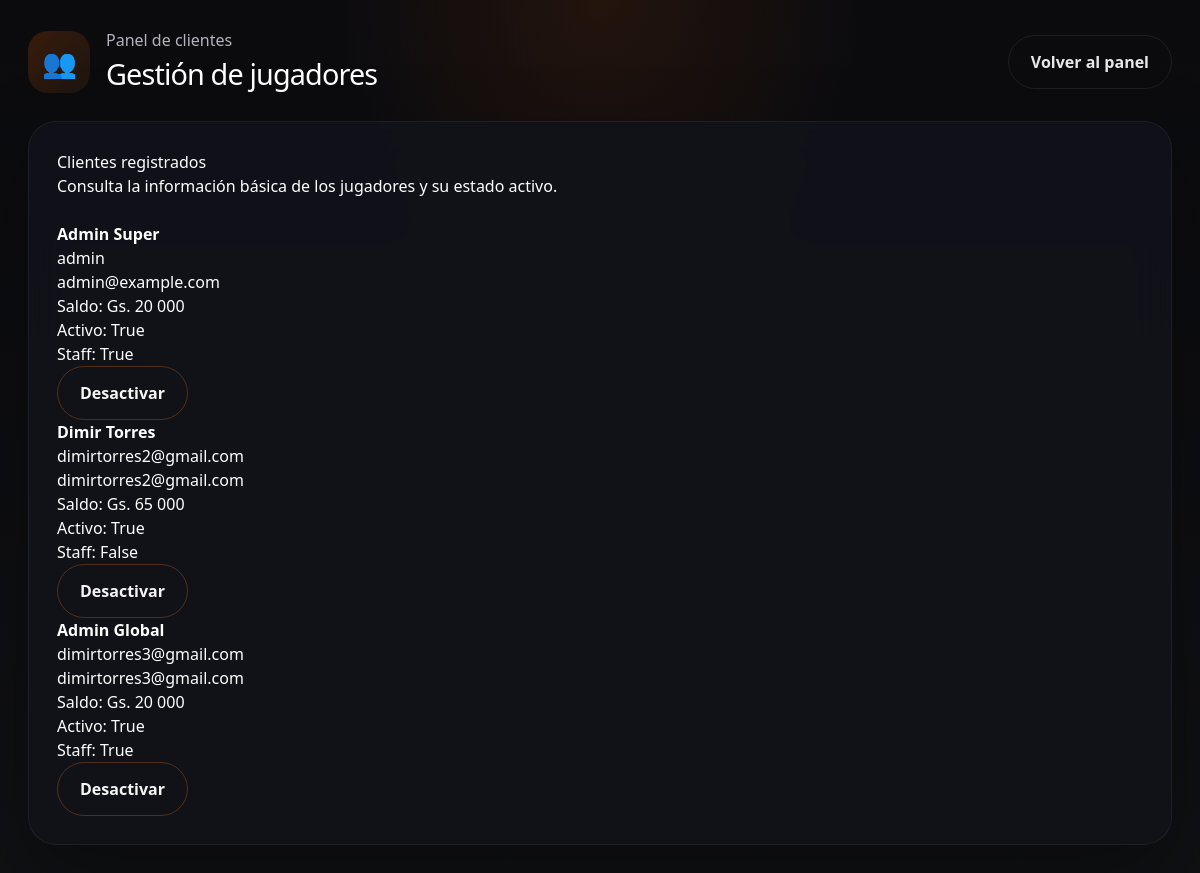
/admin-panel/clientes/ (signed in), run on an earlier commit of the app's database.
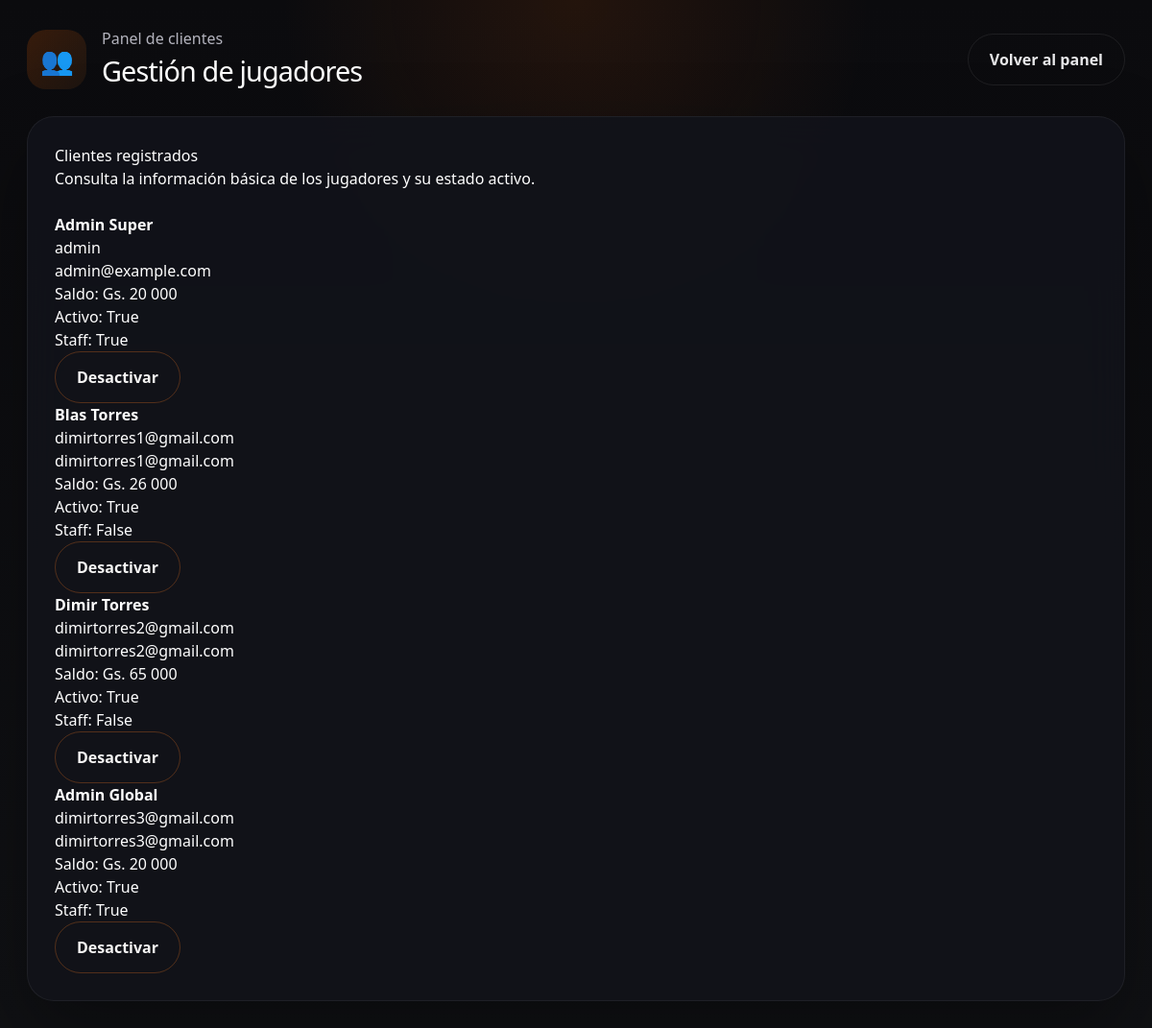
And on a later commit of the database.
### casino/models.py (models this page shows)
class Player(AbstractUser):
    nombre = models.CharField(max_length=64, verbose_name=_("Nombres"))
    apellido = models.CharField(max_length=64, verbose_name=_("Apellidos"))
    edad = models.PositiveSmallIntegerField(verbose_name=_("Edad"), validators=[validar_edad_mayoria])
    sexo = models.CharField(max_length=16, choices=[("M", "Masculino"), ("F", "Femenino"), ("O", "Otro")], verbose_name=_("Sexo"))
    estado_civil = models.CharField(
        max_length=24,
        choices=[
            ("soltero", "Soltero"),
            ("casado", "Casado"),
            ("divorciado", "Divorciado"),
            ("viudo", "Viudo"),
            ("union_libre", "Unión libre"),
        ],
        verbose_name=_("Estado Civil"),
    )
    saldo = EncryptedDecimalField(
        max_digits=14,
        decimal_places=0,
        default=20000,
        verbose_name=_("Saldo Disponible (Gs.)"),
        help_text=_("Saldo cifrado en Guaraníes."),
    )
    recibio_regalo = models.BooleanField(
        default=False,
        verbose_name=_("Recibió bono de bienvenida"),
        help_text=_("Marca si el usuario obtuvo el regalo de los primeros registros."),
    )
    slot_play_count = models.PositiveIntegerField(
        default=0,
        verbose_name=_("Jugadas consecutivas de tragamonedas"),
        help_text=_("Contador acumulado de giros de tragamonedas para habilitar jackpots de retención."),
    )
    bonus_balance = models.DecimalField(
        max_digits=14,
        decimal_places=0,
        default=0,
        verbose_name=_("Saldo de bono"),
    )
    bonus_rollover = models.DecimalField(
        max_digits=14,
        decimal_places=0,
        default=0,
        verbose_name=_("Rollover acumulado"),
    )
    bonus_rollover_target = models.DecimalField(
        max_digits=14,
        decimal_places=0,
        default=0,
        verbose_name=_("Meta de rollover"),
    )
    free_spins = models.PositiveIntegerField(
        default=0,
        verbose_name=_("Giros gratis disponibles"),
    )
    REQUIRED_FIELDS = ["email", "nombre", "apellido", "edad", "sexo", "estado_civil"]
    class Meta:
        verbose_name = "Jugador"
        verbose_name_plural = "Jugadores"

### casino/views.py (the view)
# urls.py: path("admin-panel/clientes/", views.clientes, name="clientes"),
@login_required
@user_passes_test(is_admin)
def clientes(request):
    jugadores = Player.objects.all().order_by("username")
    return render(request, "casino/clientes.html", {"jugadores": jugadores})

### casino/fields.py (called while the page is built)
    def from_db_value(self, value: bytes | None, expression, connection) -> Decimal | None:
        if value is None:
            return None
        cipher = get_cipher()
        if isinstance(value, memoryview) or isinstance(value, bytearray):
            value = bytes(value)
        if isinstance(value, str):
            try:
                import base64
                value = base64.urlsafe_b64decode(value.encode())
            except Exception:
                value = value.encode()
        try:
            plain = cipher.decrypt(value)
            return Decimal(plain.decode())
        except (InvalidToken, ValueError):
            raise ValidationError("No se pudo descifrar el saldo almacenado.")

### casino/utils.py (called while the page is built)
def get_cipher():
    key = settings.FERNET_KEY
    if isinstance(key, str):
        key_bytes = key.encode()
    elif isinstance(key, (bytes, bytearray, memoryview)):
        key_bytes = bytes(key)
    else:
        key_bytes = str(key).encode()
    return Fernet(key_bytes)

### casino/views.py (called while the page is built)
def is_admin(user):
    return user.is_superuser or user.is_staff

### templates/casino/clientes.html (shortened to what this page needs)
{% extends "base.html" %}
{% load humanize %}
{% block content %}
<div class="dashboard-page">
    <div class="layout-shell">
        <header class="topbar">
            <div class="brand-hero">
                <span class="brand-mark">👥</span>
                <div>
                    <p>Panel de clientes</p>
                    <h1>Gestión de jugadores</h1>
                </div>
            </div>
            <a href="{% url 'casino:admin_panel' %}" class="btn-ghost">Volver al panel</a>
        </header>
        <main class="admin-shell glass-panel">
            <div class="admin-hero">
                <div>
                    <h2>Clientes registrados</h2>
                    <p>Consulta la información básica de los jugadores y su estado activo.</p>
                </div>
            </div>
            <section class="player-list" style="margin-top: 24px;">
                <div class="players-grid">
                    {% for jugador in jugadores %}
                    <div class="player-card">
                        <p><strong>{{ jugador.nombre }} {{ jugador.apellido }}</strong></p>
                        <p>{{ jugador.username }}</p>
                        <p>{{ jugador.email }}</p>
                        <p>Saldo: Gs. {{ jugador.saldo|intcomma }}</p>
                        <p>Activo: {{ jugador.is_active }}</p>
                        <p>Staff: {{ jugador.is_staff }}</p>
                        <form method="post" action="{% url 'casino:toggle_player_status' jugador.id %}">
                            <button type="submit" class="btn-secondary small">
                                {% if jugador.is_active %}Desactivar{% else %}Activar{% endif %}
                            </button>
                        </form>
                    </div>
                    {% empty %}
                    <p class="empty-state">No hay clientes registrados todavía.</p>
                    {% endfor %}
                </div>
            </section>
        </main>
    </div>
</div>
{% endblock %}

What changed in the data, as far as the page shows it:
added Player: nombre "Blas", apellido "Torres", username "dimirtorres1@gmail.com", email "dimirtorres1@gmail.com", saldo "26 000", is_active "True", is_staff "False", shows "Desactivar"
